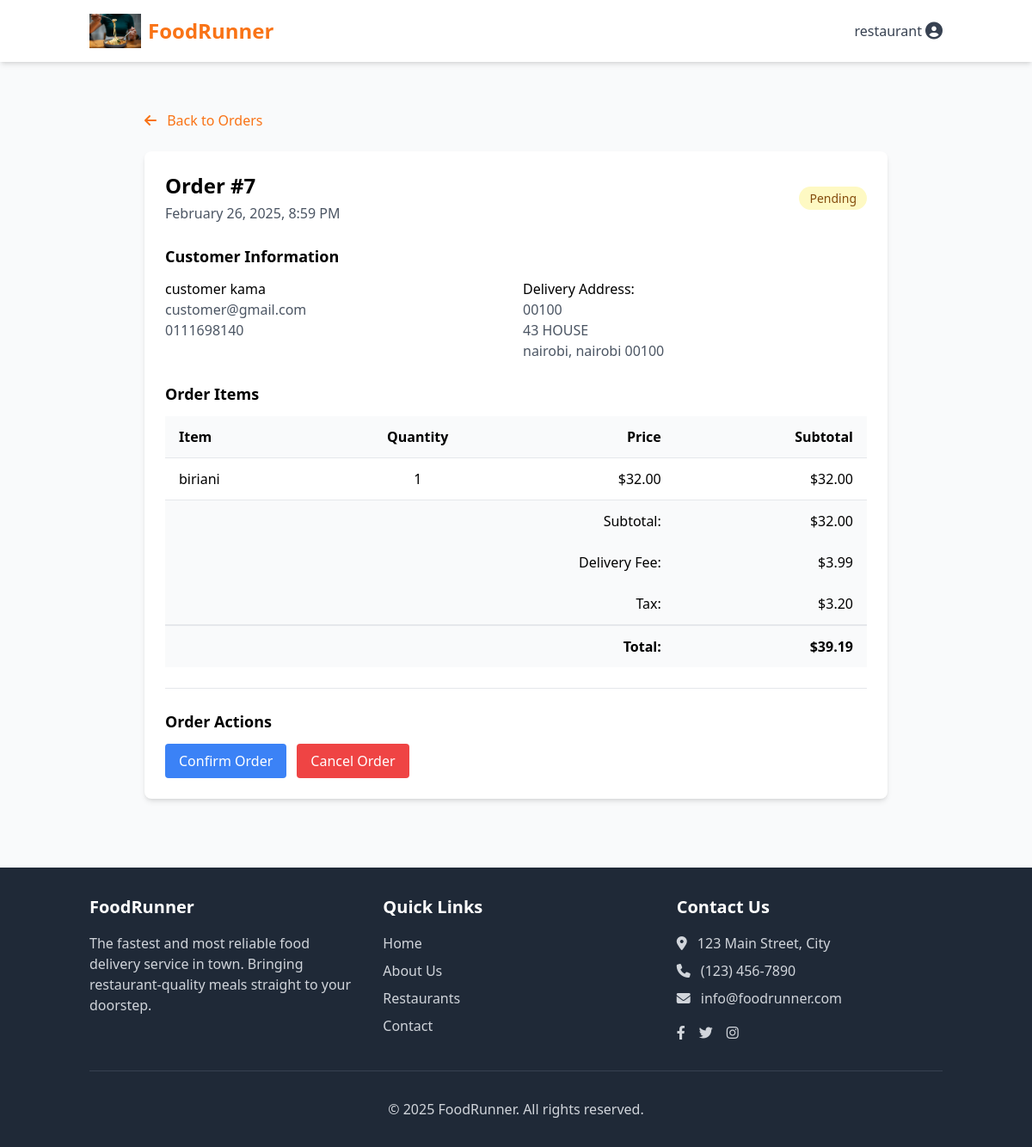
Page /restaurant/orders/7/ (signed in) on the earlier database version.
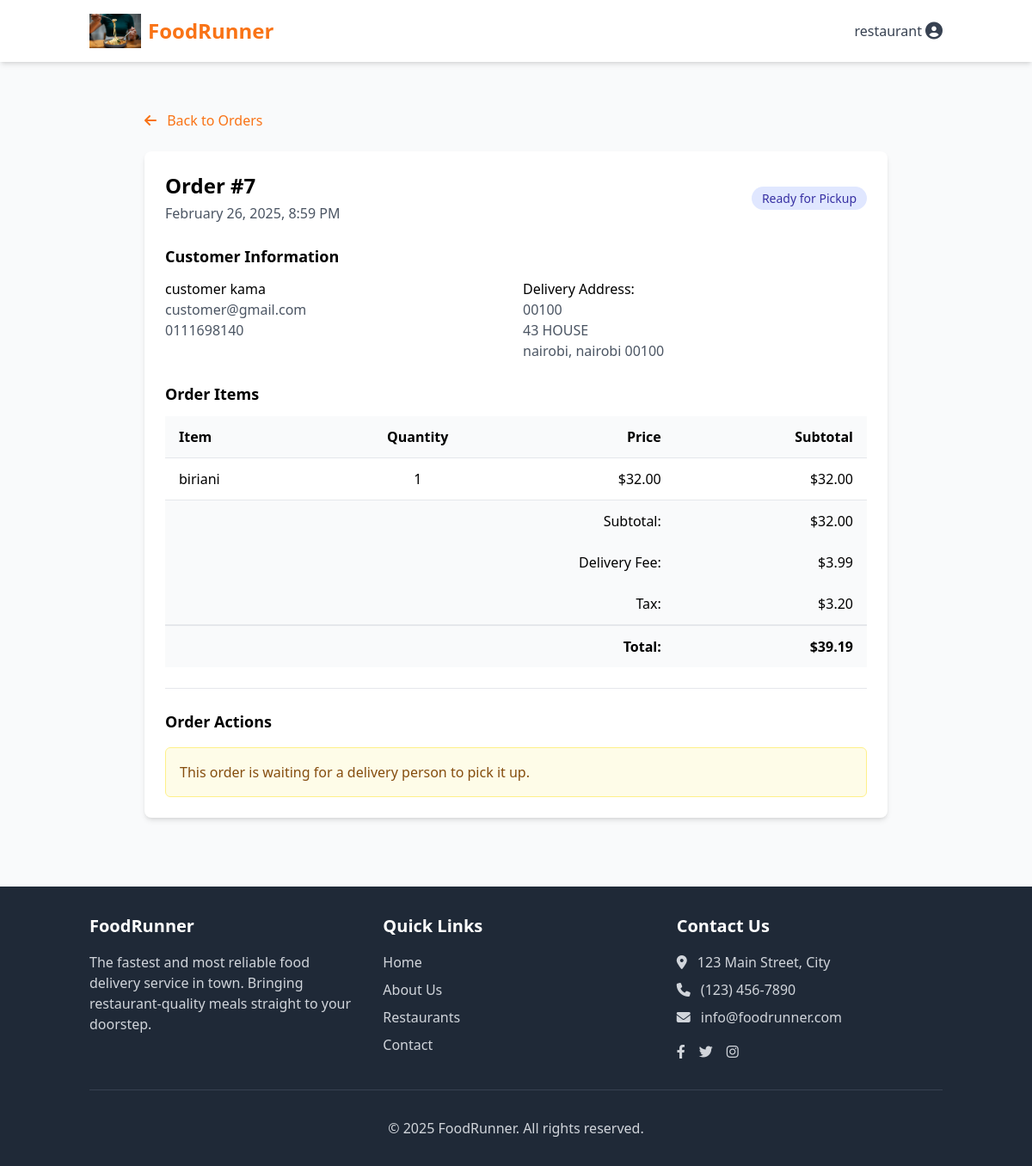
Same page on the later database version.
### customers/models.py (models this page shows, shortened)
class Order(models.Model):
    STATUS_CHOICES = (
        ('pending', 'Pending'),
        ('confirmed', 'Confirmed'),
        ('preparing', 'Preparing'),
        ('ready_for_pickup', 'Ready for Pickup'),
        ('out_for_delivery', 'Out for Delivery'),
        ('delivered', 'Delivered'),
        ('cancelled', 'Cancelled'),
    )
    customer = models.ForeignKey(settings.AUTH_USER_MODEL, on_delete=models.CASCADE, related_name='orders')
    restaurant = models.ForeignKey(Restaurant, on_delete=models.CASCADE, related_name='orders')
    delivery_person = models.ForeignKey(
        settings.AUTH_USER_MODEL,
        on_delete=models.SET_NULL,
        null=True,
        blank=True,
        related_name='deliveries'
    )
    delivery_address = models.ForeignKey('core.Address', on_delete=models.SET_NULL, null=True)
    status = models.CharField(max_length=20, choices=STATUS_CHOICES, default='pending')
    total_amount = models.DecimalField(max_digits=8, decimal_places=2)
    delivery_fee = models.DecimalField(max_digits=5, decimal_places=2)
    tax_amount = models.DecimalField(max_digits=6, decimal_places=2)
    payment_status = models.CharField(max_length=20, default='pending')
    payment_method = models.CharField(max_length=50, default='stripe')
    stripe_payment_intent_id = models.CharField(max_length=255, blank=True, null=True)
    estimated_delivery_time = models.DateTimeField(null=True, blank=True)
    actual_delivery_time = models.DateTimeField(null=True, blank=True)
    special_instructions = models.TextField(blank=True)
    created_at = models.DateTimeField(auto_now_add=True)
    updated_at = models.DateTimeField(auto_now=True)
    @property
    def order_total(self):
        return self.total_amount + self.delivery_fee + self.tax_amount

### core/models.py (models this page shows, shortened)
class User(AbstractUser):
    USER_TYPE_CHOICES = (
        ('customer', 'Customer'),
        ('restaurant', 'Restaurant Manager'),
        ('delivery', 'Delivery Person'),
        ('admin', 'Administrator'),
    )
    user_type = models.CharField(
        max_length=20,
        choices=USER_TYPE_CHOICES,
        default='customer'
    )
    phone_number = models.CharField(max_length=15, blank=True)
    profile_picture = models.ImageField(upload_to='profile_pics/', blank=True, null=True)

class Address(models.Model):
    user = models.ForeignKey(User, on_delete=models.CASCADE, related_name='addresses')
    address_line1 = models.CharField(max_length=100)
    address_line2 = models.CharField(max_length=100, blank=True)
    city = models.CharField(max_length=50)
    state = models.CharField(max_length=50)
    postal_code = models.CharField(max_length=10)
    is_default = models.BooleanField(default=False)
    class Meta:
        verbose_name_plural = "Addresses"

### restaurants/views.py (the view)
# urls.py: path('orders/<int:order_id>/', views.order_detail, name='order_detail'),
@login_required
@restaurant_required
def order_detail(request, order_id):
    restaurant = get_object_or_404(Restaurant, manager=request.user)
    order = get_object_or_404(Order, id=order_id, restaurant=restaurant)
    context = {
        'restaurant': restaurant,
        'order': order,
        'order_items': order.items.all(),
    }
    return render(request, 'restaurants/order_detail.html', context)

### customers/models.py (called while the page is built)
    @property
    def subtotal(self):
        return self.price * self.quantity

### restaurants/templates/restaurants/order_detail.html (shortened to what the changed rows need)
{% extends 'base.html' %}
{% block content %}
<div class="max-w-4xl mx-auto px-4 py-8">
    <div class="bg-white rounded-lg shadow-md overflow-hidden mb-6">
        <div class="p-6">
            <div class="flex flex-col md:flex-row md:justify-between md:items-center mb-6">
                <div>
                    <h1 class="text-2xl font-bold mb-1">Order #{{ order.id }}</h1>
                    <p class="text-gray-600">{{ order.created_at|date:"F j, Y, g:i A" }}</p>
                </div>
                <div class="mt-4 md:mt-0">
                    <span class="px-3 py-1 rounded-full text-sm font-medium
                        {% if order.status == 'pending' %}bg-yellow-100 text-yellow-800
                        {% elif order.status == 'confirmed' %}bg-blue-100 text-blue-800
                        {% elif order.status == 'preparing' %}bg-purple-100 text-purple-800
                        {% elif order.status == 'ready_for_pickup' %}bg-indigo-100 text-indigo-800
                        {% elif order.status == 'out_for_delivery' %}bg-orange-100 text-orange-800
                        {% elif order.status == 'delivered' %}bg-green-100 text-green-800
                        {% elif order.status == 'cancelled' %}bg-red-100 text-red-800
                        {% endif %}">
                        {{ order.get_status_display }}
                    </span>
                </div>
            </div>
            <div class="mb-6">
                <h2 class="text-lg font-semibold mb-3">Customer Information</h2>
                <div class="grid grid-cols-1 md:grid-cols-2 gap-4">
                    <div>
                        <p class="font-medium">{{ order.customer.first_name }} {{ order.customer.last_name }}</p>
                        <p class="text-gray-600">{{ order.customer.email }}</p>
                        <p class="text-gray-600">{{ order.customer.phone_number }}</p>
                    </div>
                    <div>
                        <p class="font-medium">Delivery Address:</p>
                        <p class="text-gray-600">{{ order.delivery_address.address_line1 }}</p>
                        {% if order.delivery_address.address_line2 %}
                            <p class="text-gray-600">{{ order.delivery_address.address_line2 }}</p>
                        {% endif %}
                        <p class="text-gray-600">{{ order.delivery_address.city }}, {{ order.delivery_address.state }} {{ order.delivery_address.postal_code }}</p>
                    </div>
                </div>
            </div>
            <div class="mb-6">
                <h2 class="text-lg font-semibold mb-3">Order Items</h2>
                <div class="overflow-x-auto">
                    <table class="w-full">
                        <thead class="bg-gray-50 border-b">
                            <tr>
                                <th class="text-left py-3 px-4">Item</th>
                                <th class="text-center py-3 px-4">Quantity</th>
                                <th class="text-right py-3 px-4">Price</th>
                                <th class="text-right py-3 px-4">Subtotal</th>
                            </tr>
                        </thead>
                        <tfoot class="bg-gray-50">
                            <tr>
                                <td colspan="3" class="py-3 px-4 text-right font-medium">Subtotal:</td>
                                <td class="py-3 px-4 text-right">${{ order.total_amount }}</td>
                            </tr>
                            <tr>
                                <td colspan="3" class="py-3 px-4 text-right font-medium">Delivery Fee:</td>
                                <td class="py-3 px-4 text-right">${{ order.delivery_fee }}</td>
                            </tr>
                            <tr>
                                <td colspan="3" class="py-3 px-4 text-right font-medium">Tax:</td>
                                <td class="py-3 px-4 text-right">${{ order.tax_amount }}</td>
                            </tr>
                            <tr class="border-t-2">
                                <td colspan="3" class="py-3 px-4 text-right font-bold">Total:</td>
                                <td class="py-3 px-4 text-right font-bold">${{ order.order_total }}</td>
                            </tr>
                        </tfoot>
                    </table>
                </div>
            </div>
            <div class="border-t border-gray-200 pt-6">
                <h2 class="text-lg font-semibold mb-3">Order Actions</h2>
                {% if order.status == 'pending' %}
                    <div class="flex space-x-3">
                        <form method="post" action="{% url 'restaurants:update_order_status' order.id %}">
                            <button type="submit" class="bg-blue-500 text-white py-2 px-4 rounded hover:bg-blue-600 transition duration-200">
                                Confirm Order
                            </button>
                        </form>
                        <form method="post" action="{% url 'restaurants:update_order_status' order.id %}">
                            <button type="submit" class="bg-red-500 text-white py-2 px-4 rounded hover:bg-red-600 transition duration-200">
                                Cancel Order
                            </button>
                        </form>
                    </div>
                {% endif %}
                {% if order.status == 'ready_for_pickup' %}
                    <div class="mt-4 p-4 bg-yellow-50 border border-yellow-200 rounded-md">
                        <p class="text-yellow-800">
                            This order is waiting for a delivery person to pick it up.
                        </p>
                    </div>
                {% elif order.status == 'out_for_delivery' %}
                    <div class="mt-4 p-4 bg-orange-50 border border-orange-200 rounded-md">
                        <p class="text-orange-800">
                            This order is being delivered by {{ order.delivery_person.first_name }} {{ order.delivery_person.last_name }}.
                        </p>
                    </div>
                {% endif %}
            </div>
        </div>
    </div>
</div>
{% endblock %}

Differences in the rows shown:
changed Order "customer": status "Pending" → "Ready for Pickup"
Other differences:
text no longer shown: "Confirm Order Cancel Order"
text now shown: "This order is waiting for a delivery person to pick it up."
